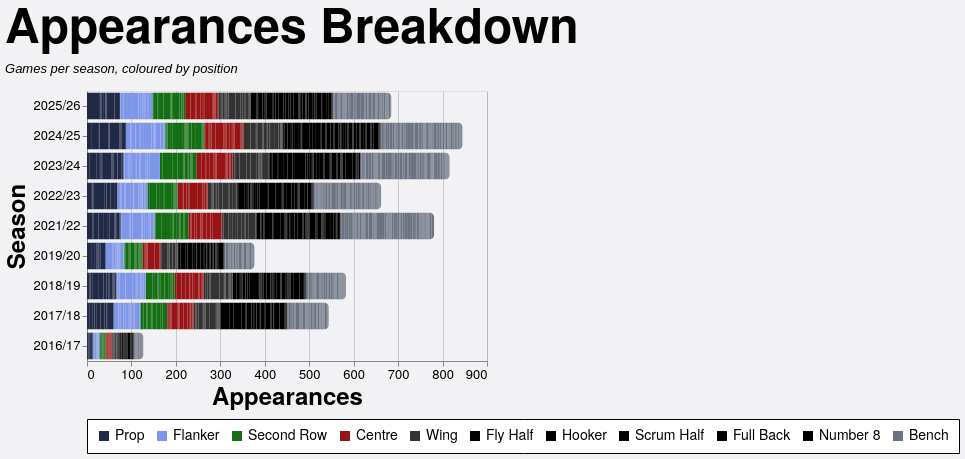

Write a Vega-Lite specification for this figure.
### Vega-Lite specification from a JSON file in a GitHub repository (floating-point values rounded to 4 significant figures; data arrays with more than 128 entries replaced by an {"elided": "..."} marker saying what was removed)
{"config": {"axis": {"labelFont": "PT Sans Narrow, Helvetica Neue, Helvetica, Arial, sans-serif", "titleFont": "PT Sans Narrow, Helvetica Neue, Helvetica, Arial, sans-serif", "labelFontSize": 13, "titleFontSize": 24, "gridColor": "#202947", "gridOpacity": 0.2, "zindex": 1}, "text": {"font": "Lato, sans-serif"}, "bar": {"cornerRadiusEnd": 5}, "header": {"labelFont": "PT Sans Narrow, Helvetica Neue, Helvetica, Arial, sans-serif", "titleFont": "PT Sans Narrow, Helvetica Neue, Helvetica, Arial, sans-serif", "labelFontSize": 24, "titleFontSize": 28, "labelFontWeight": "bold", "orient": "left"}, "legend": {"labelFont": "PT Sans Narrow, Helvetica Neue, Helvetica, Arial, sans-serif", "titleFont": "PT Sans Narrow, Helvetica Neue, Helvetica, Arial, sans-serif", "labelFontSize": 14, "titleFontSize": 16, "titlePadding": 5, "fillColor": "white", "strokeColor": "black", "padding": 10, "titleFontWeight": "lighter", "titleFontStyle": "italic", "titleColor": "gray", "offset": 10}, "title": {"font": "PT Sans Narrow, Helvetica Neue, Helvetica, Arial, sans-serif", "fontSize": 48, "fontWeight": "bold", "anchor": "start", "align": "center", "titlePadding": 20, "subtitlePadding": 10, "subtitleFontSize": 13, "subtitleColor": "", "subtitleFontStyle": "italic", "offset": 15, "color": "black"}, "axisX": {"labelAngle": 0}, "facet": {"title": null, "header": null, "align": {"row": "each", "column": "each"}}, "resolve": {"scale": {"y": "independent", "facet": "independent"}}, "background": "#f2f1f4", "scale": {"offsetBandPaddingOuter": 0.2, "offsetBandPaddingInner": 0.1}}, "data": {"name": "data-e2117b7ba012a1dfdf2433a698441e2a"}, "mark": {"type": "bar"}, "encoding": {"color": {"field": "color_value", "legend": {"orient": "bottom", "title": null}, "scale": {"domain": ["Prop", "Flanker", "Second Row", "Centre", "Wing", "Fly Half", "Hooker", "Scrum Half", "Full Back", "Number 8", "Bench"], "range": ["#202946", "#7d96e8", "#146f14", "#991515", "#333333", "#000000", "#000000", "#000000", "#000000", "#000000", "#6b7280"]}, "type": "nominal"}, "order": {"field": "stack_order", "type": "quantitative"}, "tooltip": [{"field": "player", "title": "Player", "type": "nominal"}, {"field": "season", "title": "Season", "type": "nominal"}, {"field": "color_value", "title": "Position", "type": "nominal"}, {"aggregate": "sum", "field": "apps", "title": "Appearances", "type": "quantitative"}], "x": {"aggregate": "sum", "field": "apps", "title": "Appearances", "type": "quantitative"}, "y": {"field": "season", "sort": {"field": "season_sort", "op": "max", "order": "descending"}, "title": "Season", "type": "nominal"}}, "height": {"step": 30}, "title": {"text": "Appearances Breakdown", "subtitle": "Games per season, coloured by position"}, "width": 400, "$schema": "https://vega.github.io/schema/vega-lite/v5.20.1.json", "datasets": {"data-e2117b7ba012a1dfdf2433a698441e2a": {"elided": "2535 records"}}}
